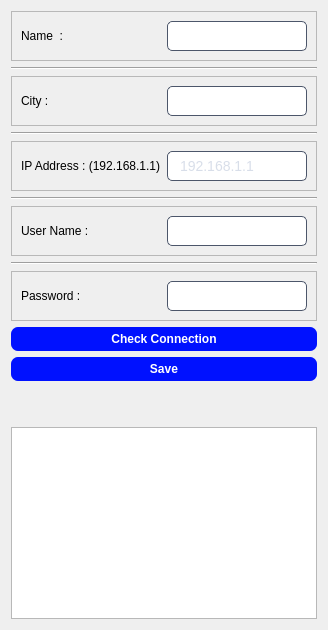
                                  <widget class="QWidget" name="add">
                                   <attribute name="title">
                                    <string>ADD</string>
                                   </attribute>
                                   <layout class="QVBoxLayout" name="verticalLayout_27">
                                    <item>
                                     <widget class="QFrame" name="frame_47">
                                      <property name="frameShape">
                                       <enum>QFrame::StyledPanel</enum>
                                      </property>
                                      <property name="frameShadow">
                                       <enum>QFrame::Raised</enum>
                                      </property>
                                      <layout class="QHBoxLayout" name="horizontalLayout_20">
                                       <item>
                                        <widget class="QLabel" name="label_16">
                                         <property name="text">
                                          <string>Name  : </string>
                                         </property>
                                        </widget>
                                       </item>
                                       <item>
                                        <widget class="QLineEdit" name="name_input">
                                         <property name="maximumSize">
                                          <size>
                                           <width>140</width>
                                           <height>16777215</height>
                                          </size>
                                         </property>
                                         <property name="cursor">
                                          <cursorShape>IBeamCursor</cursorShape>
                                         </property>
                                         <property name="styleSheet">
                                          <string notr="true">QLineEdit {

    border: 1px solid #4c566a; /* Subtle border */
    border-radius: 5px; /* Rounded corners */
    padding: 5px 10px; /* Padding inside the line edit */
    color: #d8dee9; /* Text color */
    font-size: 14px; /* Font size */
    font-weight: 400; /* Font weight */
}

QLineEdit:focus {
    border: 1px solid #81a1c1; /* Border color on focus */
    background-color: #3b4252; /* Slightly lighter background color on focus */
    selection-background-color: #81a1c1; /* Selection background color */
    selection-color: #2e3440; /* Selection text color */
}

QLineEdit::placeholder {
    color: #4c566a; /* Placeholder text color */
    font-style: italic; /* Italicize placeholder text */
}</string>
                                         </property>
                                        </widget>
                                       </item>
                                      </layout>
                                     </widget>
                                    </item>
                                    <item>
                                     <widget class="Line" name="line_5">
                                      <property name="orientation">
                                       <enum>Qt::Horizontal</enum>
                                      </property>
                                     </widget>
                                    </item>
                                    <item>
                                     <widget class="QFrame" name="frame_48">
                                      <property name="frameShape">
                                       <enum>QFrame::StyledPanel</enum>
                                      </property>
                                      <property name="frameShadow">
                                       <enum>QFrame::Raised</enum>
                                      </property>
                                      <layout class="QHBoxLayout" name="horizontalLayout_21">
                                       <item>
                                        <widget class="QLabel" name="label_17">
                                         <property name="text">
                                          <string>City : </string>
                                         </property>
                                        </widget>
                                       </item>
                                       <item>
                                        <widget class="QLineEdit" name="city_input">
                                         <property name="maximumSize">
                                          <size>
                                           <width>140</width>
                                           <height>16777215</height>
                                          </size>
                                         </property>
                                         <property name="cursor">
                                          <cursorShape>IBeamCursor</cursorShape>
                                         </property>
                                         <property name="styleSheet">
                                          <string notr="true">QLineEdit {

    border: 1px solid #4c566a; /* Subtle border */
    border-radius: 5px; /* Rounded corners */
    padding: 5px 10px; /* Padding inside the line edit */
    color: #d8dee9; /* Text color */
    font-size: 14px; /* Font size */
    font-weight: 400; /* Font weight */
}

QLineEdit:focus {
    border: 1px solid #81a1c1; /* Border color on focus */
    background-color: #3b4252; /* Slightly lighter background color on focus */
    selection-background-color: #81a1c1; /* Selection background color */
    selection-color: #2e3440; /* Selection text color */
}

QLineEdit::placeholder {
    color: #4c566a; /* Placeholder text color */
    font-style: italic; /* Italicize placeholder text */
}</string>
                                         </property>
                                        </widget>
                                       </item>
                                      </layout>
                                     </widget>
                                    </item>
                                    <item>
                                     <widget class="Line" name="line_6">
                                      <property name="orientation">
                                       <enum>Qt::Horizontal</enum>
                                      </property>
                                     </widget>
                                    </item>
                                    <item>
                                     <widget class="QFrame" name="frame_49">
                                      <property name="frameShape">
                                       <enum>QFrame::StyledPanel</enum>
                                      </property>
                                      <property name="frameShadow">
                                       <enum>QFrame::Raised</enum>
                                      </property>
                                      <layout class="QHBoxLayout" name="horizontalLayout_19">
                                       <item>
                                        <widget class="QLabel" name="label_15">
                                         <property name="text">
                                          <string>IP Address : (192.168.1.1)</string>
                                         </property>
                                        </widget>
                                       </item>
                                       <item>
                                        <widget class="QLineEdit" name="ip_input">
                                         <property name="maximumSize">
                                          <size>
                                           <width>140</width>
                                           <height>16777215</height>
                                          </size>
                                         </property>
                                         <property name="cursor">
                                          <cursorShape>IBeamCursor</cursorShape>
                                         </property>
                                         <property name="styleSheet">
                                          <string notr="true">QLineEdit {

    border: 1px solid #4c566a; /* Subtle border */
    border-radius: 5px; /* Rounded corners */
    padding: 5px 10px; /* Padding inside the line edit */
    color: #d8dee9; /* Text color */
    font-size: 14px; /* Font size */
    font-weight: 400; /* Font weight */
}

QLineEdit:focus {
    border: 1px solid #81a1c1; /* Border color on focus */
    background-color: #3b4252; /* Slightly lighter background color on focus */
    selection-background-color: #81a1c1; /* Selection background color */
    selection-color: #2e3440; /* Selection text color */
}

QLineEdit::placeholder {
    color: #4c566a; /* Placeholder text color */
    font-style: italic; /* Italicize placeholder text */
}</string>
                                         </property>
                                         <property name="text">
                                          <string>192.168.1.1</string>
                                         </property>
                                        </widget>
                                       </item>
                                      </layout>
                                     </widget>
                                    </item>
                                    <item>
                                     <widget class="Line" name="line_7">
                                      <property name="orientation">
                                       <enum>Qt::Horizontal</enum>
                                      </property>
                                     </widget>
                                    </item>
                                    <item>
                                     <widget class="QFrame" name="frame_50">
                                      <property name="frameShape">
                                       <enum>QFrame::StyledPanel</enum>
                                      </property>
                                      <property name="frameShadow">
                                       <enum>QFrame::Raised</enum>
                                      </property>
                                      <layout class="QHBoxLayout" name="horizontalLayout_24">
                                       <item>
                                        <widget class="QLabel" name="label_18">
                                         <property name="text">
                                          <string>User Name :</string>
                                         </property>
                                        </widget>
                                       </item>
                                       <item>
                                        <widget class="QLineEdit" name="username_input">
                                         <property name="maximumSize">
                                          <size>
                                           <width>140</width>
                                           <height>16777215</height>
                                          </size>
                                         </property>
                                         <property name="styleSheet">
                                          <string notr="true">QLineEdit {

    border: 1px solid #4c566a; /* Subtle border */
    border-radius: 5px; /* Rounded corners */
    padding: 5px 10px; /* Padding inside the line edit */
    color: #d8dee9; /* Text color */
    font-size: 14px; /* Font size */
    font-weight: 400; /* Font weight */
}

QLineEdit:focus {
    border: 1px solid #81a1c1; /* Border color on focus */
    background-color: #3b4252; /* Slightly lighter background color on focus */
    selection-background-color: #81a1c1; /* Selection background color */
    selection-color: #2e3440; /* Selection text color */
}

QLineEdit::placeholder {
    color: #4c566a; /* Placeholder text color */
    font-style: italic; /* Italicize placeholder text */
}</string>
                                         </property>
                                        </widget>
                                       </item>
                                      </layout>
                                     </widget>
                                    </item>
                                    <item>
                                     <widget class="Line" name="line_8">
                                      <property name="orientation">
                                       <enum>Qt::Horizontal</enum>
                                      </property>
                                     </widget>
                                    </item>
                                    <item>
                                     <widget class="QFrame" name="frame_51">
                                      <property name="frameShape">
                                       <enum>QFrame::StyledPanel</enum>
                                      </property>
                                      <property name="frameShadow">
                                       <enum>QFrame::Raised</enum>
                                      </property>
                                      <layout class="QHBoxLayout" name="horizontalLayout_26">
                                       <item>
                                        <widget class="QLabel" name="label_19">
                                         <property name="text">
                                          <string>Password : </string>
                                         </property>
                                        </widget>
                                       </item>
                                       <item>
                                        <widget class="QLineEdit" name="password_input">
                                         <property name="maximumSize">
                                          <size>
                                           <width>140</width>
                                           <height>16777215</height>
                                          </size>
                                         </property>
                                         <property name="styleSheet">
                                          <string notr="true">QLineEdit {

    border: 1px solid #4c566a; /* Subtle border */
    border-radius: 5px; /* Rounded corners */
    padding: 5px 10px; /* Padding inside the line edit */
    color: #d8dee9; /* Text color */
    font-size: 14px; /* Font size */
    font-weight: 400; /* Font weight */
}

QLineEdit:focus {
    border: 1px solid #81a1c1; /* Border color on focus */
    background-color: #3b4252; /* Slightly lighter background color on focus */
    selection-background-color: #81a1c1; /* Selection background color */
    selection-color: #2e3440; /* Selection text color */
}

QLineEdit::placeholder {
    color: #4c566a; /* Placeholder text color */
    font-style: italic; /* Italicize placeholder text */
}</string>
                                         </property>
                                        </widget>
                                       </item>
                                      </layout>
                                     </widget>
                                    </item>
                                    <item>
                                     <widget class="QPushButton" name="btn_add_check_connection">
                                      <property name="styleSheet">
                                       <string notr="true">QPushButton{
	color: white;
    background-color:#0C356A;
	padding: 5px;
	font-size:12px;
	font-weight: bold;
	border-radius:7px;
	background-color: rgb(0, 17, 255);

}

QPushButton:hover{
	background-color: rgb(18, 3, 104);
}

QPushButton:disabled {
    color: #8D8D8D;
}

QPushButton:pressed {
	background: rgb(0, 0, 0);
}

</string>
                                      </property>
                                      <property name="text">
                                       <string>Check Connection</string>
                                      </property>
                                     </widget>
                                    </item>
                                    <item>
                                     <widget class="QPushButton" name="btn_save_add">
                                      <property name="styleSheet">
                                       <string notr="true">QPushButton{
	color: white;
    background-color:#0C356A;
	padding: 5px;
	font-size:12px;
	font-weight: bold;
	border-radius:7px;
	background-color: rgb(0, 17, 255);

}

QPushButton:hover{
	background-color: rgb(18, 3, 104);
}

QPushButton:disabled {
    color: #8D8D8D;
}

QPushButton:pressed {
	background: rgb(0, 0, 0);
}

</string>
                                      </property>
                                      <property name="text">
                                       <string>Save</string>
                                      </property>
                                     </widget>
                                    </item>
                                    <item>
                                     <spacer name="verticalSpacer_5">
                                      <property name="orientation">
                                       <enum>Qt::Vertical</enum>
                                      </property>
                                      <property name="sizeHint" stdset="0">
                                       <size>
                                        <width>20</width>
                                        <height>40</height>
                                       </size>
                                      </property>
                                     </spacer>
                                    </item>
                                    <item>
                                     <widget class="QTextEdit" name="textEdit_ping_status"/>
                                    </item>
                                   </layout>
                                  </widget>
